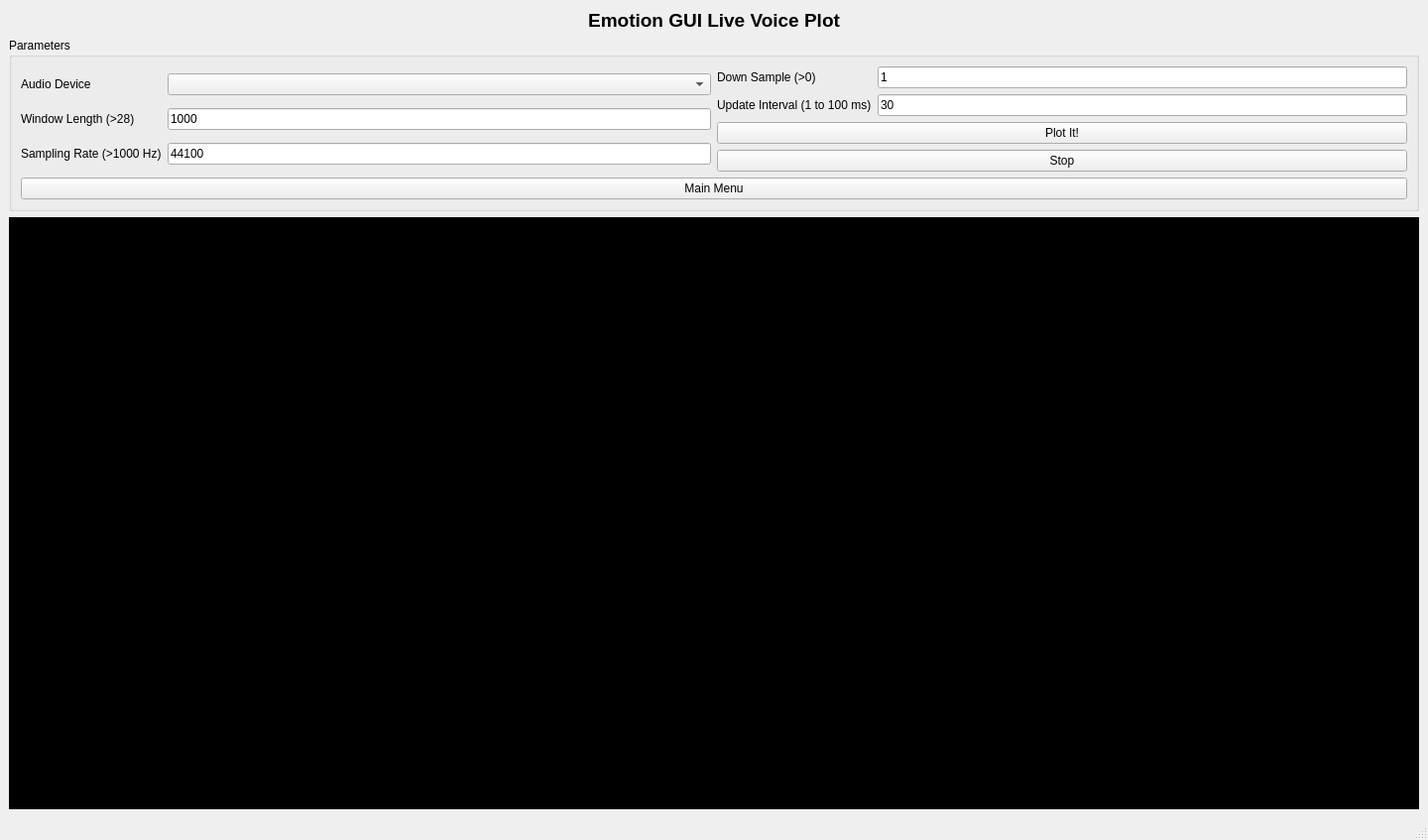
<?xml version="1.0" encoding="UTF-8"?>
<ui version="4.0">
 <class>MainWindow</class>
 <widget class="QMainWindow" name="MainWindow">
  <property name="geometry">
   <rect>
    <x>0</x>
    <y>0</y>
    <width>1440</width>
    <height>847</height>
   </rect>
  </property>
  <property name="windowTitle">
   <string>MainWindow</string>
  </property>
  <widget class="QWidget" name="centralwidget">
   <layout class="QGridLayout" name="gridLayout_5">
    <item row="0" column="0">
     <layout class="QGridLayout" name="gridLayout_4">
      <item row="2" column="1">
       <widget class="QWidget" name="widget" native="true">
        <property name="styleSheet">
         <string notr="true">background-color: rgb(0, 0, 0);</string>
        </property>
       </widget>
      </item>
      <item row="2" column="0">
       <spacer name="verticalSpacer">
        <property name="orientation">
         <enum>Qt::Vertical</enum>
        </property>
        <property name="sizeHint" stdset="0">
         <size>
          <width>0</width>
          <height>40</height>
         </size>
        </property>
       </spacer>
      </item>
      <item row="0" column="1">
       <widget class="QLabel" name="label">
        <property name="text">
         <string>&lt;html&gt;&lt;head/&gt;&lt;body&gt;&lt;p&gt;&lt;span style=&quot; font-size:14pt; font-weight:600;&quot;&gt;Emotion GUI Live Voice Plot&lt;/span&gt;&lt;/p&gt;&lt;/body&gt;&lt;/html&gt;</string>
        </property>
        <property name="alignment">
         <set>Qt::AlignCenter</set>
        </property>
       </widget>
      </item>
      <item row="3" column="1">
       <spacer name="horizontalSpacer">
        <property name="orientation">
         <enum>Qt::Horizontal</enum>
        </property>
        <property name="sizeHint" stdset="0">
         <size>
          <width>778</width>
          <height>0</height>
         </size>
        </property>
       </spacer>
      </item>
      <item row="1" column="1">
       <widget class="QGroupBox" name="groupBox">
        <property name="title">
         <string>Parameters</string>
        </property>
        <layout class="QGridLayout" name="gridLayout_3">
         <item row="0" column="0">
          <layout class="QGridLayout" name="gridLayout_2">
           <item row="0" column="0">
            <widget class="QLabel" name="label_2">
             <property name="text">
              <string>Audio Device</string>
             </property>
            </widget>
           </item>
           <item row="0" column="1">
            <widget class="QComboBox" name="comboBox"/>
           </item>
           <item row="1" column="0">
            <widget class="QLabel" name="label_3">
             <property name="text">
              <string>Window Length (&gt;28)</string>
             </property>
            </widget>
           </item>
           <item row="1" column="1">
            <widget class="QLineEdit" name="lineEdit">
             <property name="text">
              <string>1000</string>
             </property>
            </widget>
           </item>
           <item row="2" column="0">
            <widget class="QLabel" name="label_4">
             <property name="text">
              <string>Sampling Rate (&gt;1000 Hz)</string>
             </property>
            </widget>
           </item>
           <item row="2" column="1">
            <widget class="QLineEdit" name="lineEdit_2">
             <property name="text">
              <string>44100</string>
             </property>
            </widget>
           </item>
          </layout>
         </item>
         <item row="0" column="1">
          <layout class="QVBoxLayout" name="verticalLayout">
           <item>
            <layout class="QGridLayout" name="gridLayout">
             <item row="0" column="0">
              <widget class="QLabel" name="label_5">
               <property name="text">
                <string>Down Sample (&gt;0)</string>
               </property>
              </widget>
             </item>
             <item row="0" column="1">
              <widget class="QLineEdit" name="lineEdit_3">
               <property name="text">
                <string>1</string>
               </property>
              </widget>
             </item>
             <item row="1" column="0">
              <widget class="QLabel" name="label_6">
               <property name="text">
                <string>Update Interval (1 to 100 ms)</string>
               </property>
              </widget>
             </item>
             <item row="1" column="1">
              <widget class="QLineEdit" name="lineEdit_4">
               <property name="text">
                <string>30</string>
               </property>
              </widget>
             </item>
            </layout>
           </item>
           <item>
            <widget class="QPushButton" name="pushButton">
             <property name="text">
              <string>Plot It!</string>
             </property>
            </widget>
           </item>
           <item>
            <widget class="QPushButton" name="pushButton_2">
             <property name="text">
              <string>Stop</string>
             </property>
            </widget>
           </item>
          </layout>
         </item>
         <item row="1" column="0" colspan="2">
          <widget class="QPushButton" name="home_button_live">
           <property name="text">
            <string>Main Menu</string>
           </property>
          </widget>
         </item>
        </layout>
       </widget>
      </item>
     </layout>
    </item>
   </layout>
  </widget>
  <widget class="QStatusBar" name="statusbar"/>
 </widget>
 <resources/>
 <connections/>
</ui>
